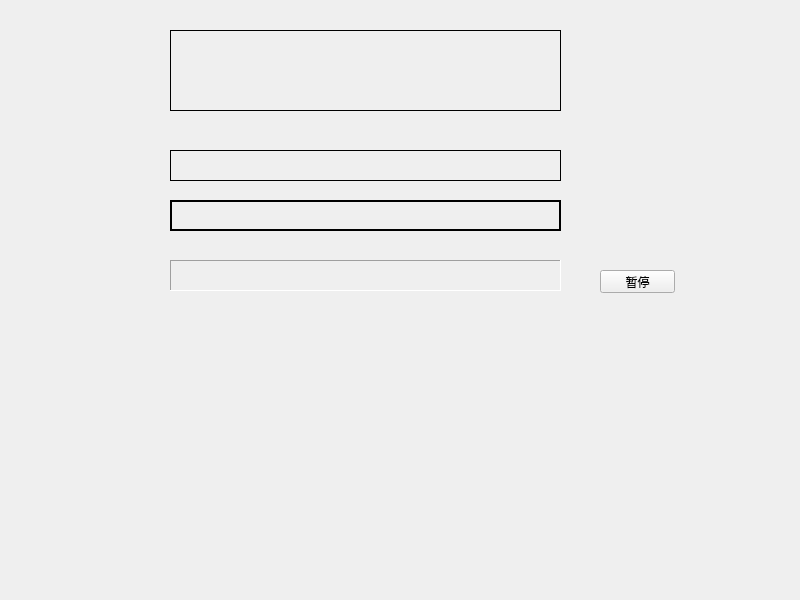
<?xml version="1.0" encoding="UTF-8"?>
<ui version="4.0">
 <class>Widget</class>
 <widget class="QWidget" name="Widget">
  <property name="geometry">
   <rect>
    <x>0</x>
    <y>0</y>
    <width>800</width>
    <height>600</height>
   </rect>
  </property>
  <property name="windowTitle">
   <string>Widget</string>
  </property>
  <widget class="myLabel" name="label">
   <property name="geometry">
    <rect>
     <x>170</x>
     <y>30</y>
     <width>391</width>
     <height>81</height>
    </rect>
   </property>
   <property name="frameShape">
    <enum>QFrame::Box</enum>
   </property>
   <property name="text">
    <string/>
   </property>
  </widget>
  <widget class="QLabel" name="label_2">
   <property name="geometry">
    <rect>
     <x>170</x>
     <y>150</y>
     <width>391</width>
     <height>31</height>
    </rect>
   </property>
   <property name="frameShape">
    <enum>QFrame::Panel</enum>
   </property>
   <property name="text">
    <string/>
   </property>
  </widget>
  <widget class="QLabel" name="label_3">
   <property name="geometry">
    <rect>
     <x>170</x>
     <y>200</y>
     <width>391</width>
     <height>31</height>
    </rect>
   </property>
   <property name="frameShape">
    <enum>QFrame::WinPanel</enum>
   </property>
   <property name="text">
    <string/>
   </property>
  </widget>
  <widget class="QLabel" name="label_4">
   <property name="geometry">
    <rect>
     <x>170</x>
     <y>260</y>
     <width>391</width>
     <height>31</height>
    </rect>
   </property>
   <property name="frameShape">
    <enum>QFrame::Panel</enum>
   </property>
   <property name="frameShadow">
    <enum>QFrame::Sunken</enum>
   </property>
   <property name="text">
    <string/>
   </property>
  </widget>
  <widget class="QPushButton" name="btn_pause">
   <property name="geometry">
    <rect>
     <x>600</x>
     <y>270</y>
     <width>75</width>
     <height>23</height>
    </rect>
   </property>
   <property name="text">
    <string>暂停</string>
   </property>
  </widget>
 </widget>
 <customwidgets>
  <customwidget>
   <class>myLabel</class>
   <extends>QLabel</extends>
   <header location="global">mylabel.h</header>
  </customwidget>
 </customwidgets>
 <resources/>
 <connections/>
</ui>
